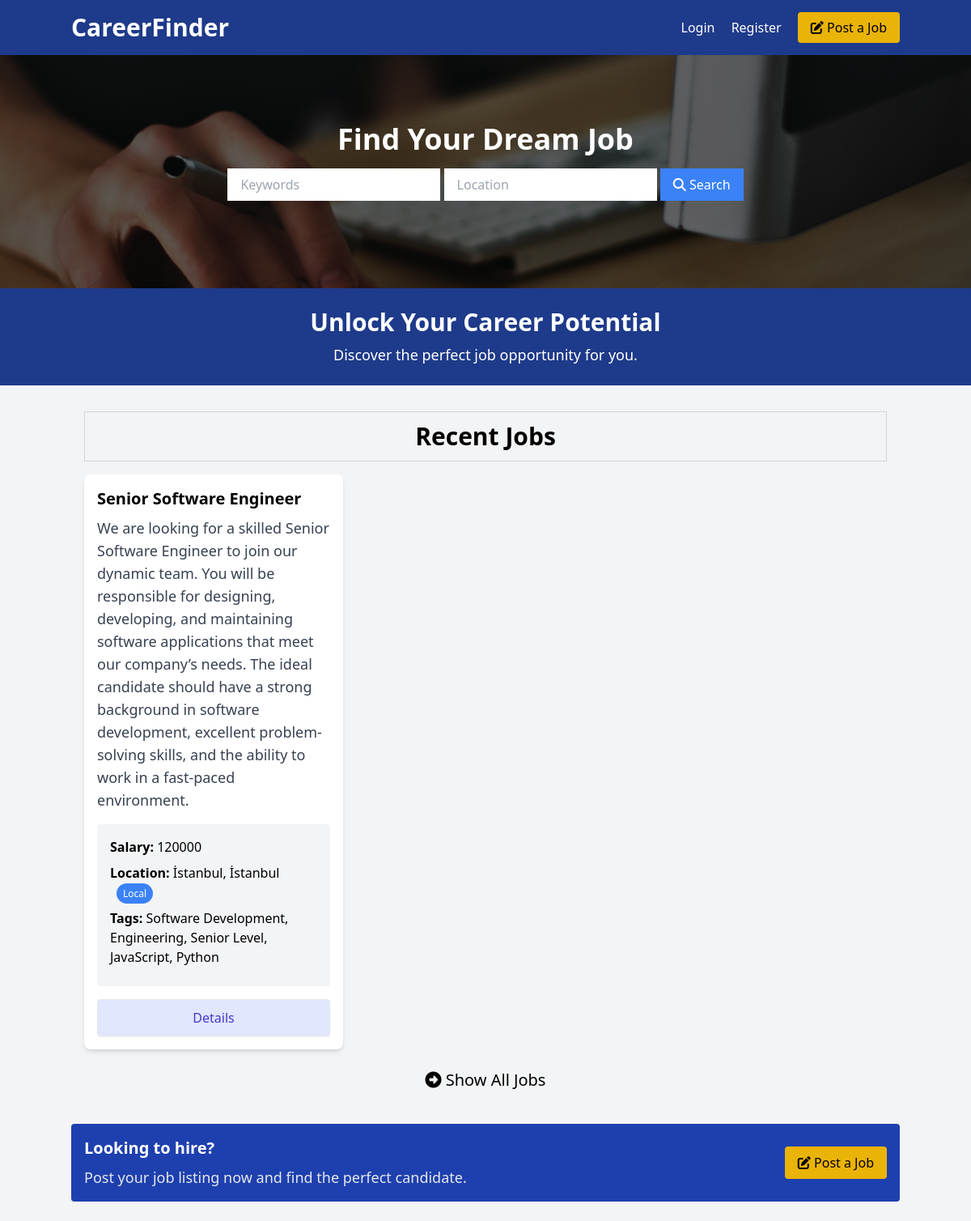
Before: / with the older database file.
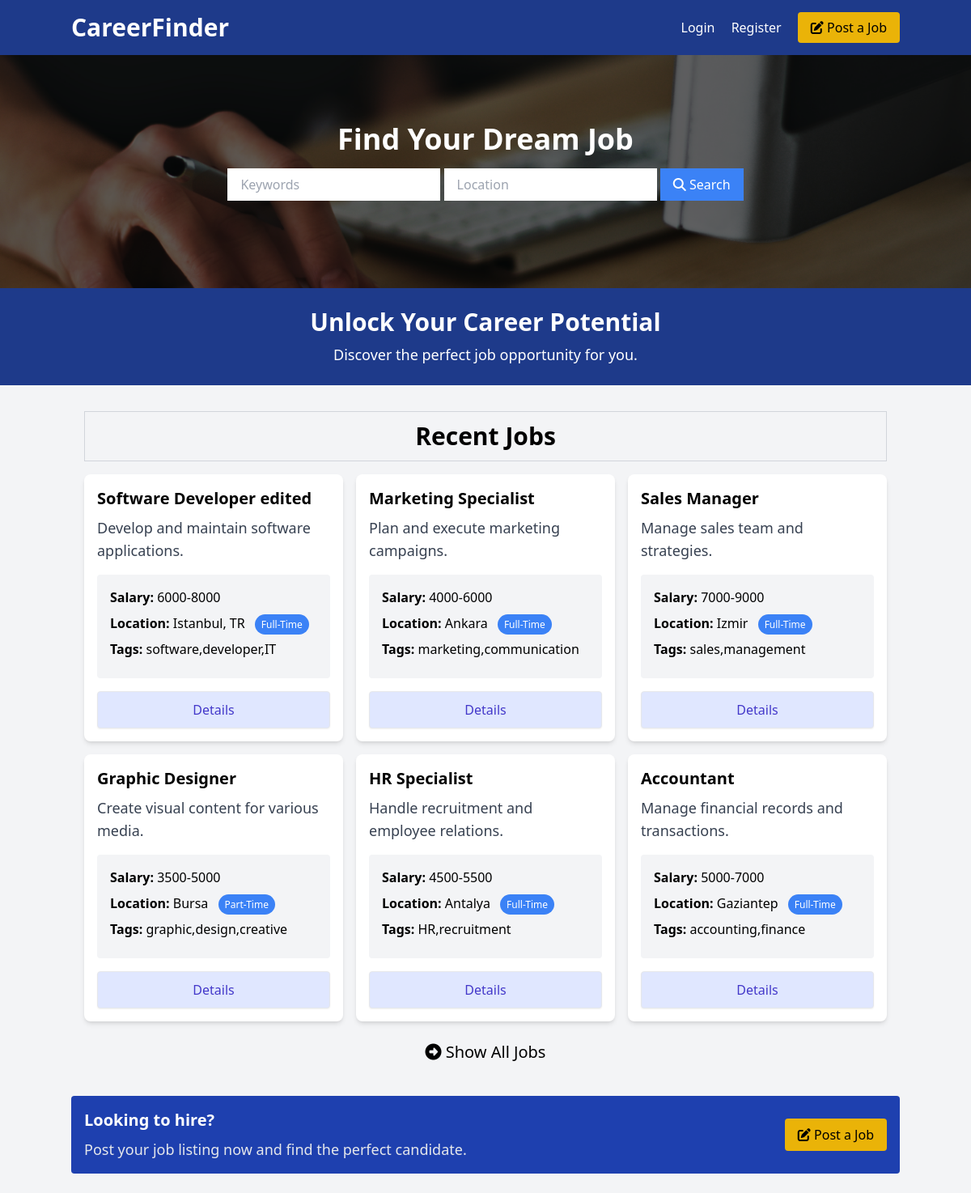
After: the same page with the newer database file.
### tables this page shows
CREATE TABLE jobs (
        id INTEGER PRIMARY KEY AUTOINCREMENT,
        title TEXT NOT NULL,
        description TEXT NOT NULL,
        salary TEXT NOT NULL,
        location TEXT NOT NULL,
        type TEXT NOT NULL,
        tags TEXT NOT NULL,
        requirements TEXT NOT NULL,
        benefits TEXT NOT NULL,
        company TEXT NOT NULL,
        address TEXT NOT NULL,
        city TEXT NOT NULL,
        state TEXT NOT NULL,
        phone TEXT NOT NULL,
        email TEXT NOT NULL,
        creator_email TEXT NOT NULL,
        created_at TEXT DEFAULT CURRENT_TIMESTAMP
    );

### index.php (the view, shortened to what this page needs)
<?php include 'templates/header.php'; ?>
<section class="showcase relative bg-cover bg-center bg-no-repeat h-72 flex items-center">
    <div class="container mx-auto text-center z-10">
        <h2 class="text-4xl text-white font-bold mb-4">Find Your Dream Job</h2>
        <form class="mb-4 block mx-5 md:mx-auto">
            <input type="text" name="keywords" placeholder="Keywords" class="w-full md:w-auto mb-2 px-4 py-2 focus:outline-none" />
            <input type="text" name="location" placeholder="Location" class="w-full md:w-auto mb-2 px-4 py-2 focus:outline-none" />
            <button class="w-full md:w-auto bg-blue-500 hover:bg-blue-600 text-white px-4 py-2 focus:outline-none">
                <i class="fa fa-search"></i> Search
            </button>
        </form>
    </div>
</section>
<section class="bg-blue-900 text-white py-6 text-center">
    <div class="container mx-auto">
        <h2 class="text-3xl font-semibold">Unlock Your Career Potential</h2>
        <p class="text-lg mt-2">Discover the perfect job opportunity for you.</p>
    </div>
</section>
<section>
    <div class="container mx-auto p-4 mt-4">
        <div class="text-center text-3xl mb-4 font-bold border border-gray-300 p-3">Recent Jobs</div>
        <div class="grid grid-cols-1 md:grid-cols-3 gap-4 mb-6">
            <?php
            include 'config.php';
            $stmt = $pdo->query("SELECT * FROM jobs ORDER BY created_at DESC LIMIT 6");
            while ($job = $stmt->fetch()) {
                echo '<div class="rounded-lg shadow-md bg-white">
                        <div class="p-4">
                            <h2 class="text-xl font-semibold">' . htmlspecialchars($job["title"]) . '</h2>
                            <p class="text-gray-700 text-lg mt-2">' . htmlspecialchars($job["description"]) . '</p>
                            <ul class="my-4 bg-gray-100 p-4 rounded">
                                <li class="mb-2"><strong>Salary:</strong> ' . htmlspecialchars($job["salary"]) . '</li>
                                <li class="mb-2"><strong>Location:</strong> ' . htmlspecialchars($job["location"]) . '
                                    <span class="text-xs bg-blue-500 text-white rounded-full px-2 py-1 ml-2">' . htmlspecialchars($job["type"]) . '</span>
                                </li>
                                <li class="mb-2"><strong>Tags:</strong> ' . htmlspecialchars($job["tags"]) . '</li>
                            </ul>
                            <a href="details.php?id=' . $job["id"] . '" class="block w-full text-center px-5 py-2.5 shadow-sm rounded border text-base font-medium text-indigo-700 bg-indigo-100 hover:bg-indigo-200">Details</a>
                        </div>
                    </div>';
            }
            ?>
        </div>
        <a href="listings.php" class="block text-xl text-center">
            <i class="fa fa-arrow-alt-circle-right"></i> Show All Jobs
        </a>
    </div>
</section>
<?php include 'templates/footer.php'; ?>

### templates/header.php (shortened to what this page needs)
<!DOCTYPE html>
<html lang="en">
<head>
    <link rel="stylesheet" href="https://cdnjs.cloudflare.com/ajax/libs/font-awesome/6.4.2/css/all.min.css" />
    <link rel="stylesheet" href="css/style.css" />
</head>
<body class="bg-gray-100">
    <header class="bg-blue-900 text-white p-4">
        <div class="container mx-auto flex justify-between items-center">
            <h1 class="text-3xl font-semibold">
                <a href="index.php">CareerFinder</a>
            </h1>
            <nav class="space-x-4">
                <?php if (isset($_SESSION['user'])) : ?>
                    <span>Welcome, <?php echo htmlspecialchars($_SESSION['user']); ?></span>
                    <a href="logout.php" class="text-white hover:underline">Logout</a>
                <?php else : ?>
                    <a href="login.php" class="text-white hover:underline">Login</a>
                    <a href="register.php" class="text-white hover:underline">Register</a>
                <?php endif; ?>
                <a href="post-job.php" class="bg-yellow-500 hover:bg-yellow-600 text-black px-4 py-2 rounded hover:shadow-md transition duration-300">
                    <i class="fa fa-edit"></i> Post a Job
                </a>
            </nav>
        </div>
    </header>

### templates/footer.php
<section class="container mx-auto my-6">
    <div class="bg-blue-800 text-white rounded p-4 flex items-center justify-between">
        <div>
            <h2 class="text-xl font-semibold">Looking to hire?</h2>
            <p class="text-gray-200 text-lg mt-2">Post your job listing now and find the perfect candidate.</p>
        </div>
        <a href="post-job.php" class="bg-yellow-500 hover:bg-yellow-600 text-black px-4 py-2 rounded hover:shadow-md transition duration-300">
            <i class="fa fa-edit"></i> Post a Job
        </a>
    </div>
</section>
</body>
</html>

Changed rows visible on the page:
no longer on this page (row edited): jobs: title "Senior Software Engineer", description "We are looking for a skilled Senior Software Engineer to join our dynamic team. You will be responsible for designing, developing, and maintaining software applications that meet our company’s needs. The ideal candidate should have a strong background in software development, excellent problem-solving skills, and the ability to work in a fast-paced environment.", salary "120000", location "İstanbul, İstanbul", type "Local", tags "Software Development, Engineering, Senior Level, JavaScript, Python"
added jobs: title "Software Developer edited", description "Develop and maintain software applications.", salary "6000-8000", location "Istanbul, TR", type "Full-Time", tags "software,developer,IT"
added jobs: title "Marketing Specialist", description "Plan and execute marketing campaigns.", salary "4000-6000", location "Ankara", type "Full-Time", tags "marketing,communication"
added jobs: title "Sales Manager", description "Manage sales team and strategies.", salary "7000-9000", location "Izmir", type "Full-Time", tags "sales,management"
added jobs: title "Graphic Designer", description "Create visual content for various media.", salary "3500-5000", location "Bursa", type "Part-Time", tags "graphic,design,creative"
added jobs: title "HR Specialist", description "Handle recruitment and employee relations.", salary "4500-5500", location "Antalya", type "Full-Time", tags "HR,recruitment"
added jobs: title "Accountant", description "Manage financial records and transactions.", salary "5000-7000", location "Gaziantep", type "Full-Time", tags "accounting,finance"
